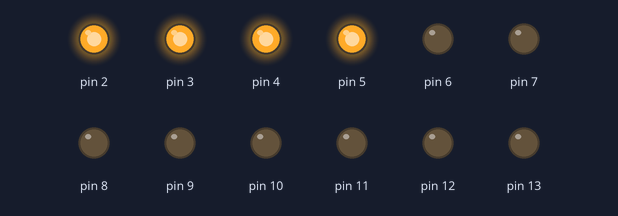
Recording of a sketch running on a simulated Arduino Uno, built with avr-gcc and run on an emulated ATmega328P. Parts: output pins drawn as LEDs (lit = HIGH). Pins used as bus, display or sensor lines are not drawn.

Above: at 0.1 s.
At 2.1 s:
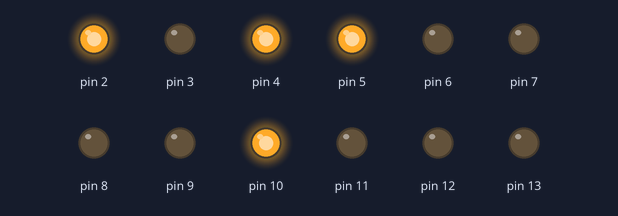
At 8.1 s:
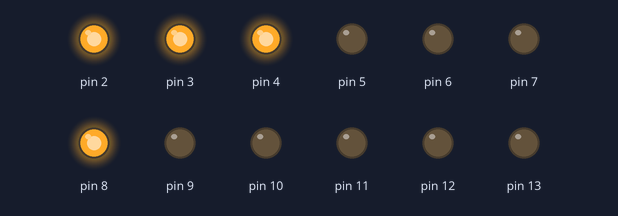
At 18.1 s:
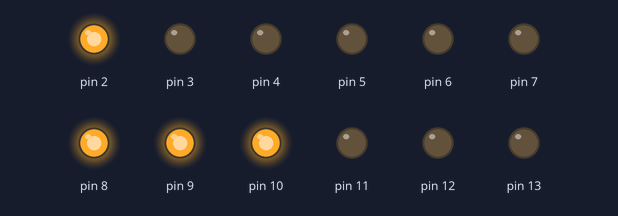
At 26.1 s:
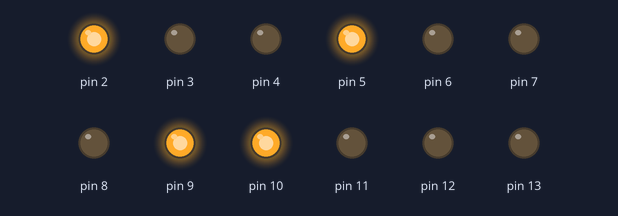
At 38.1 s:
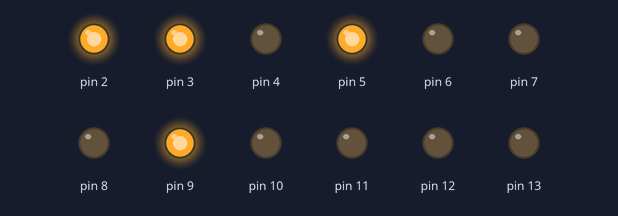
Timing chart, 0 to 39.6 s (numbered marks = the images above):
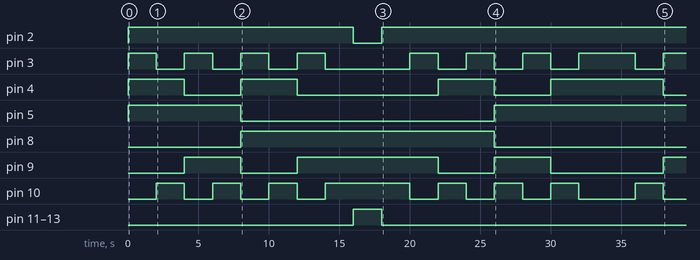

The sketch:

Control_PE4302.ino
```cpp
//double maxVoltage = 3.3;
//double voltResolution = 255;
//double High_octet =  0.7 * 255 * (3.3/5.0);
//double Low_octet = 0.3 * 255 * (3.3/5);
int i = 0;
void setup() {
  // put your setup code here, to run once:
    Serial.begin(115200);
    for(i = 0; i <=13 ; i++) {
        pinMode(i, OUTPUT);   // 出力に設定
    }

}

void loop() {
  //Serial.println(High_octet);
  //digitalWrite(13,HIGH);
  //digitalWrite(8,HIGH);

  HandOver4dBstep(2000);

/*
  setXdB(LOW,LOW,LOW,LOW,LOW,LOW);
  set0dB();
  delay(2000);
  set4dB();
  delay(2000);
  set8dB();
  delay(2000);
  set12dB();
  delay(2000);
  set16dB();
  delay(2000);
  set20dB();
  delay(2000);
  set24dB();
  delay(2000);
  set28dB();
  delay(2000);
  set32dB();
  delay(2000);
*/

}

void setPin(String pinArrange, unsigned char v1_HL,unsigned char v2_HL,unsigned char v3_HL,unsigned char v4_HL,unsigned char v5_HL,unsigned char v6_HL){
  if(pinArrange =="p13p8"){
    digitalWrite(13,v1_HL); // V1 0.5dB
    digitalWrite(12,v2_HL); // V2 1dB
    digitalWrite(11,v3_HL); // V3 2dB
    digitalWrite(10,v4_HL); // V4 4dB
    digitalWrite(9,v5_HL); // V5 8dB
    digitalWrite(8,v6_HL); // V6 16dB
  }
  else if(pinArrange =="p0p5"){
    digitalWrite(0,v1_HL); // V1 0.5dB
    digitalWrite(1,v2_HL); // V2 1dB
    digitalWrite(2,v3_HL); // V3 2dB
    digitalWrite(3,v4_HL); // V4 4dB
    digitalWrite(4,v5_HL); // V5 8dB
    digitalWrite(5,v6_HL); // V6 16dB
  }
  else if(pinArrange =="p13p8andp0p5"){

    digitalWrite(13,v1_HL); // V1 0.5dB
    digitalWrite(12,v2_HL); // V2 1dB
    digitalWrite(11,v3_HL); // V3 2dB
    digitalWrite(10,v4_HL); // V4 4dB
    digitalWrite(9,v5_HL); // V5 8dB
    digitalWrite(8,v6_HL); // V6 16dB

    digitalWrite(0,(1-v1_HL)); // V1 0.5dB
    digitalWrite(1,1-v2_HL); // V2 1dB
    digitalWrite(2,1-v3_HL); // V3 2dB
    digitalWrite(3,1-v4_HL); // V4 4dB
    digitalWrite(4,1-v5_HL); // V5 8dB
    digitalWrite(5,1-v6_HL); // V6 16dB
  }
}


void HandOver4dBstep(int sleepTime){
  //up down
  setPin("p13p8andp0p5",0,0,0,0,0,0); // 0,32dB
  delay(sleepTime);
  setPin("p13p8andp0p5",0,0,0,1,0,0); //4,28dB
  delay(sleepTime);
  setPin("p13p8andp0p5",0,0,0,0,1,0); //8,24dB
  delay(sleepTime);
  setPin("p13p8andp0p5",0,0,0,1,1,0); //12,20dB
  delay(sleepTime);
  setPin("p13p8andp0p5",0,0,0,0,0,1); //16,16dB
  delay(sleepTime);
  setPin("p13p8andp0p5",0,0,0,1,0,1); //20,12dB
  delay(sleepTime);
  setPin("p13p8andp0p5",0,0,0,0,1,1); //24,8dB
  delay(sleepTime);
  setPin("p13p8andp0p5",0,0,0,1,1,1); //28,4dB
  delay(sleepTime);
  setPin("p13p8andp0p5",1,1,1,1,1,1); //32,0dB
  delay(sleepTime);

  //down up
  setPin("p13p8andp0p5",0,0,0,1,1,1); //28,4dB
  delay(sleepTime);
  setPin("p13p8andp0p5",0,0,0,0,1,1); //24,8dB
  delay(sleepTime);
  setPin("p13p8andp0p5",0,0,0,1,0,1); //20,12dB
  delay(sleepTime);
  setPin("p13p8andp0p5",0,0,0,0,0,1); //16,16dB
  delay(sleepTime);
  setPin("p13p8andp0p5",0,0,0,1,1,0); //12,20dB
  delay(sleepTime);
  setPin("p13p8andp0p5",0,0,0,0,1,0); //8,24dB
  delay(sleepTime);
  setPin("p13p8andp0p5",0,0,0,1,0,0); //4,28dB
  delay(sleepTime);
  setPin("p13p8andp0p5",0,0,0,0,0,0); // 0,32dB
  delay(sleepTime);

}


void set0dB(String PinArrange){
    digitalWrite(13,LOW); // V1 0.5dB
    digitalWrite(12,LOW); // V2 1dB
    digitalWrite(11,LOW); // V3 2dB
    digitalWrite(10,LOW); // V4 4dB
    digitalWrite(9,LOW); // V5 8dB
    digitalWrite(8,LOW); // V6 16dB
}

void set4dB(){
    digitalWrite(13,LOW); // V1 0.5dB
    digitalWrite(12,LOW); // V2 1dB
    digitalWrite(11,LOW); // V3 2dB
    digitalWrite(10,HIGH); // V4 4dB
    digitalWrite(9,LOW); // V5 8dB
    digitalWrite(8,LOW); // V6 16dB
}


void set8dB(){
    digitalWrite(13,LOW); // V1 0.5dB
    digitalWrite(12,LOW); // V2 1dB
    digitalWrite(11,LOW); // V3 2dB
    digitalWrite(10,LOW); // V4 4dB
    digitalWrite(9,HIGH); // V5 8dB
    digitalWrite(8,LOW); // V6 16dB
}

void set12dB(){
  digitalWrite(13,LOW); // V1 0.5dB
  digitalWrite(12,LOW); // V2 1dB
  digitalWrite(11,LOW); // V3 2dB
  digitalWrite(10,HIGH); // V4 4dB
  digitalWrite(9,HIGH); // V5 8dB
  digitalWrite(8,LOW); // V6 16dB
}

void set16dB(){
  digitalWrite(13,LOW); // V1 0.5dB
  digitalWrite(12,LOW); // V2 1dB
  digitalWrite(11,LOW); // V3 2dB
  digitalWrite(10,LOW); // V4 4dB
  digitalWrite(9,LOW); // V5 8dB
  digitalWrite(8,HIGH); // V6 16dB
}

void set20dB(){
  digitalWrite(13,LOW); // V1 0.5dB
  digitalWrite(12,LOW); // V2 1dB
  digitalWrite(11,LOW); // V3 2dB
  digitalWrite(10,HIGH); // V4 4dB
  digitalWrite(9,LOW); // V5 8dB
  digitalWrite(8,HIGH); // V6 16dB
}

void set24dB(){
  digitalWrite(13,LOW); // V1 0.5dB
  digitalWrite(12,LOW); // V2 1dB
  digitalWrite(11,LOW); // V3 2dB
  digitalWrite(10,LOW); // V4 4dB
  digitalWrite(9,HIGH); // V5 8dB
  digitalWrite(8,HIGH); // V6 16dB
}

void set28dB(){
  digitalWrite(13,LOW); // V1 0.5dB
  digitalWrite(12,LOW); // V2 1dB
  digitalWrite(11,LOW); // V3 2dB
  digitalWrite(10,HIGH); // V4 4dB
  digitalWrite(9,HIGH); // V5 8dB
  digitalWrite(8,HIGH); // V6 16dB
}

void set32dB(){
  digitalWrite(13,HIGH); // V1 0.5dB
  digitalWrite(12,HIGH); // V2 1dB
  digitalWrite(11,HIGH); // V3 2dB
  digitalWrite(10,HIGH); // V4 4dB
  digitalWrite(9,HIGH); // V5 8dB
  digitalWrite(8,HIGH); // V6 16dB
}
```

Measured:
- by itself, pin 2: LOW → HIGH at 0.00 s, → LOW 16.0 s later, → HIGH 2.0 s later
- by itself, pin 3: goes 3 × (HIGH 2.0 s, LOW 2.0 s), HIGH 2.0 s, LOW 6.0 s, 3 × (HIGH 2.0 s, LOW 2.0 s), HIGH 4.0 s, LOW 2.0 s, then HIGH
- by itself, pin 4: LOW → HIGH at 0.00 s, → LOW 4.0 s later, → HIGH 4.0 s later, → LOW 4.0 s later, … (8 changes in this stretch)
- by itself, pin 5: LOW → HIGH at 0.00 s, → LOW 8.0 s later, → HIGH 18.0 s later
- by itself, pin 8: LOW → HIGH at 8.0 s, → LOW 18.0 s later
- by itself, pin 9: goes HIGH 4.0 s, LOW 4.0 s, HIGH 10.0 s, LOW 4.0 s, HIGH 4.0 s, LOW 8.0 s, then HIGH
- by itself, pin 10: goes 3 × (HIGH 2.0 s, LOW 2.0 s), HIGH 6.0 s, 3 × (LOW 2.0 s, HIGH 2.0 s), LOW 4.0 s, HIGH 2.0 s, then LOW
- by itself, pin 11–13: LOW → HIGH at 16.0 s, → LOW 2.0 s later
